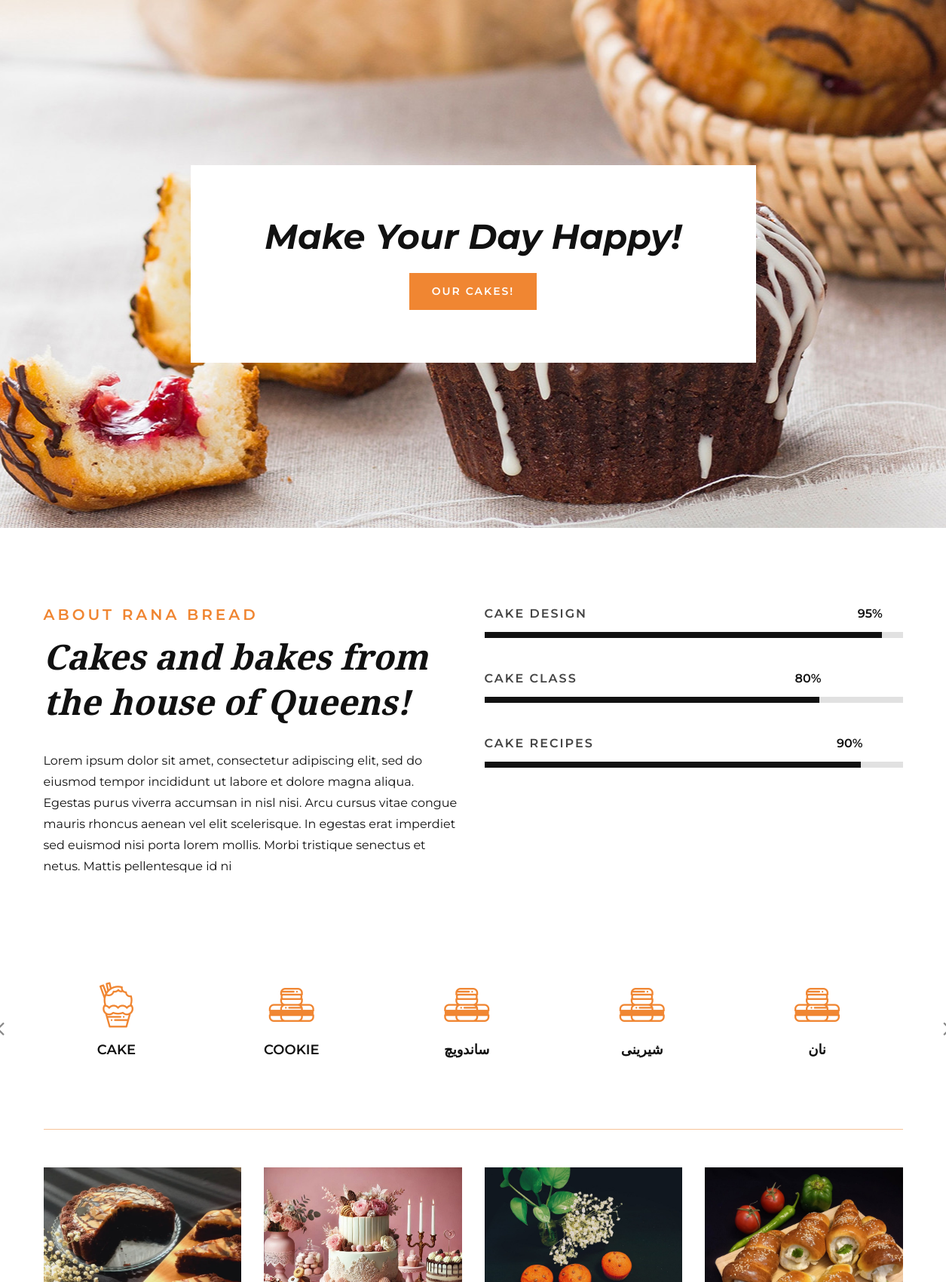
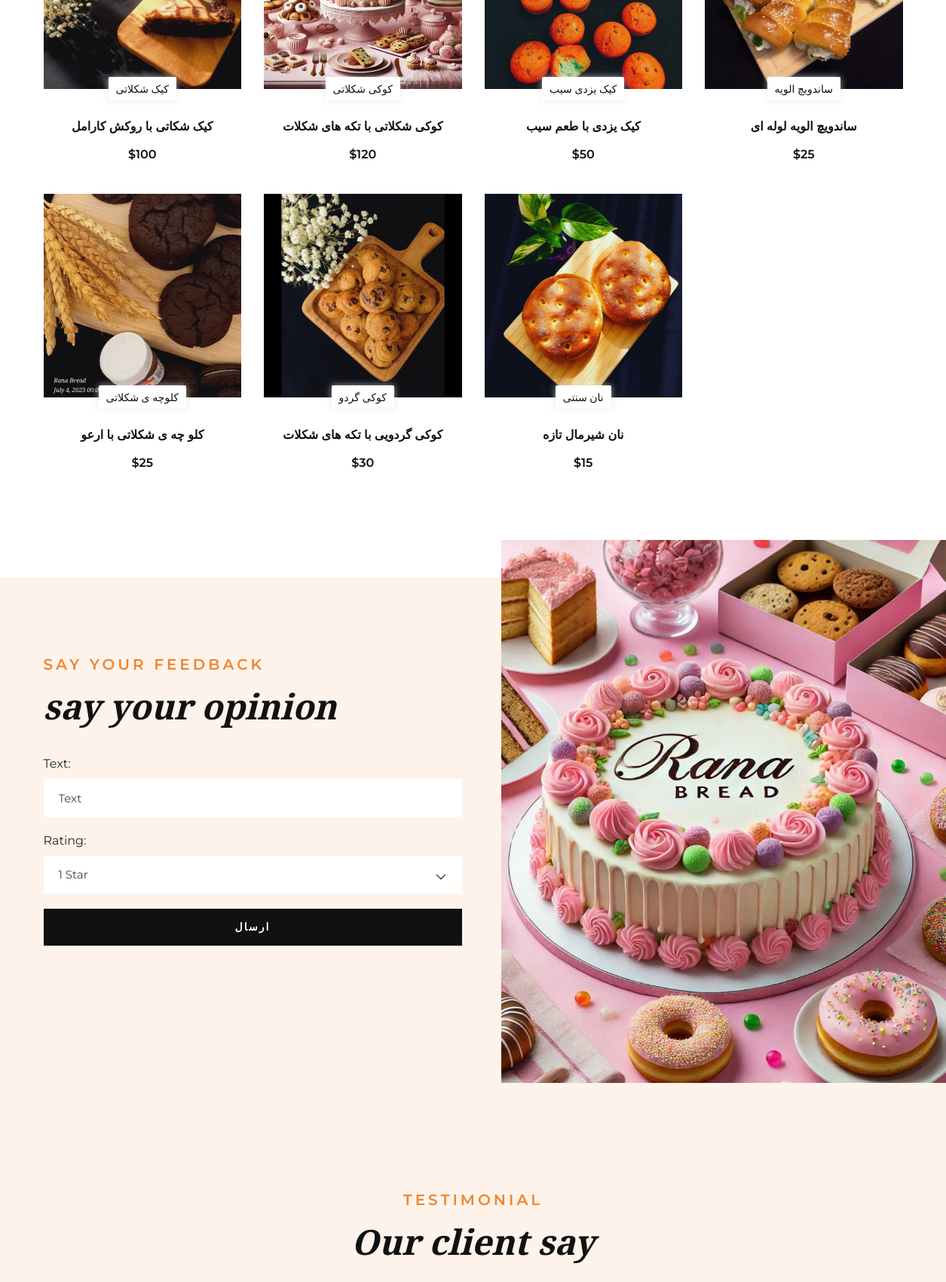
The page / (upper part) on the database its author committed (2 pictures, top to bottom).
### site_module/models.py (models this page shows, shortened)
class site_slider(models.Model):
    text = models.TextField(verbose_name='متن پیام')
    url = models.URLField(verbose_name='آدرس')
    url_title = models.CharField(max_length=100, verbose_name='عنوان URL')
    image = models.ImageField(upload_to='images/slider', verbose_name='عکس اسلایدر')
    is_active = models.BooleanField(default=True, verbose_name='فعال / غیر فعال')
    class Meta:
        verbose_name = 'site banner'
        verbose_name_plural = "site banner's"

class site_settings(models.Model):
    name = models.CharField(max_length=100, verbose_name='نام سایت')
    site_url = models.CharField(max_length=400, verbose_name='دامنه ی سایت')
    about_text = models.TextField(verbose_name='درباره ی ما')
    address = models.TextField(verbose_name='آدرست سایت')
    phone_num = models.CharField(max_length=15, verbose_name='شماره ی تلفن')
    email = models.CharField(max_length=150, verbose_name='ایمیل')
    copy_right = models.TextField(verbose_name='کپی رایت')
    site_logo = models.ImageField(upload_to='images/site_setting', verbose_name='لوگوی سایت')
    is_main_setting = models.BooleanField(default=False, verbose_name='تنظیمات اصلی')
    work_hours = models.TextField(verbose_name='ساعات کاری')
    short_description = models.TextField(verbose_name='توضیحات کوتاه')
    class Meta:
        verbose_name = 'site setting'
        verbose_name_plural = "site Setting's"

### product_module/models.py (models this page shows, shortened)
class productCategory(models.Model):
    ICON_CHOICES = [('flaticon-029-cupcake-3', 'Cupcake 3'), ('flaticon-034-chocolate-roll', 'Chocolate Roll'),
                    ('flaticon-005-pancake', 'Pancake'), ('flaticon-030-cupcake-2', 'Cupcake 2'),
                    ('flaticon-006-macarons', 'Macarons'), ]
    parent = models.ForeignKey('productCategory', on_delete=models.CASCADE, verbose_name='دست بندی والد', null=True,
                               blank=True)
    title = models.CharField(max_length=100, verbose_name='عنوان درسته بندی', db_index=True)
    url = models.CharField(max_length=100, verbose_name='عنوان در url', db_index=True)
    is_active = models.BooleanField(default=False, verbose_name='فعال')
    is_deleted = models.BooleanField(default=False, verbose_name='حذف')
    icon = models.CharField(max_length=50, choices=ICON_CHOICES, default='flaticon-006-macarons', verbose_name='آیکون', null=True, blank=True)
    class Meta:
        verbose_name = 'products_category'
        verbose_name_plural = 'products_categorise'

class Product(models.Model):
    category = models.ManyToManyField(productCategory, verbose_name='دیته بندی')
    title = models.CharField(max_length=100, verbose_name='عنوان محصول', db_index=True)
    url_title = models.CharField(max_length=100, verbose_name='عنوان در url', db_index=True)
    price = models.IntegerField(verbose_name='قیمت محصول')
    image = models.ImageField(upload_to='images/products', verbose_name='تصویر اصلی')
    short_description = models.TextField(verbose_name='توضحات کوتاه محصول')
    description = models.TextField(verbose_name='توضیحات محصول')
    is_active = models.BooleanField(default=False, verbose_name='فعال')
    slug = models.SlugField(default="", db_index=True, unique=True, null=False, blank=True, max_length=400,
                            allow_unicode=True, verbose_name='slug')
    is_deleted = models.BooleanField(default=False, verbose_name='حذف')
    number = models.IntegerField(verbose_name='حداقل مقدار خرید', default=1, blank=True, null=True)
    class Meta:
        verbose_name = 'product'
        verbose_name_plural = "product's"

### home_module/views.py (the view)
# urls.py: path('', views.HomeView.as_view(), name='home'),
class HomeView(TemplateView):
    template_name = 'home_module/index.html'
    def get_context_data(self, **kwargs):
        context = super(HomeView, self).get_context_data(**kwargs)
        context['settings']= site_settings.objects.filter(is_main_setting=True).first()
        context['sliders'] = site_slider.objects.filter(is_active=True)
        context['feedbacks'] = feedback_Model.objects.filter(satisfied=True).all().order_by('-created_date')
        context['form'] = feedbackForm()
        context['gallery'] = Gallery_Model.objects.filter(is_active=True).first()
        context['products'] = Product.objects.filter(is_active=True, is_deleted=False).annotate(visit_count=Count('productvisit')).order_by('-visit_count')[:8]
        context['categories'] = productCategory.objects.filter(is_active=True).all()
        return context

### home_module/forms.py
class feedbackForm(forms.Form):
    text = forms.CharField(widget=forms.TextInput(attrs={'class': 'checkout__input', 'placeholder': 'Text'}))
    rating = forms.ChoiceField(choices=[(i, f'{i} Star') for i in range(1, 6)],
                               widget=forms.Select(attrs={'class': 'checkout__input', 'placeholder': 'Rating'}))

### polls/templatetags/custom_filters.py (called while the page is built)
@register.filter
def custom_range(value):
    return range(value)

### home_module/templates/home_module/index.html (shortened to what this page needs)
{% extends 'shared/layout.html' %}
{% load thumbnail %}
{% load custom_filters %}
{% block content %}
    <section class="hero">
        <div class="hero__slider owl-carousel">
            {% for slider in sliders %}
                <div class="hero__item set-bg" data-setbg="{{ slider.image.url }}">
                    <div class="container">
                        <div class="row d-flex justify-content-center">
                            <div class="col-lg-8">
                                <div class="hero__text">
                                    <h2>{{ slider.text }}</h2>
                                    <a href="{{ slider.url }}" class="primary-btn">{{ slider.url_title }}</a>
                                </div>
                            </div>
                        </div>
                    </div>
                </div>
            {% endfor %}
        </div>
    </section>
    <section class="about spad">
        <div class="container">
            <div class="row">
                <div class="col-lg-6 col-md-6">
                    <div class="about__text">
                        <div class="section-title">
                            <span>About {{ settings.name }}</span>
                            <h2>{{ settings.short_description }}</h2>
                        </div>
                        <p>{{ settings.about_text }}</p>
                    </div>
                </div>
                <div class="col-lg-6 col-md-6">
                    <div class="about__bar">
                        <div class="about__bar__item">
                            <p>Cake design</p>
                            <div id="bar1" class="barfiller">
                                <div class="tipWrap"><span class="tip"></span></div>
                                <span class="fill" data-percentage="95"></span>
                            </div>
                        </div>
                        <div class="about__bar__item">
                            <p>Cake Class</p>
                            <div id="bar2" class="barfiller">
                                <div class="tipWrap"><span class="tip"></span></div>
                                <span class="fill" data-percentage="80"></span>
                            </div>
                        </div>
                        <div class="about__bar__item">
                            <p>Cake Recipes</p>
                            <div id="bar3" class="barfiller">
                                <div class="tipWrap"><span class="tip"></span></div>
                                <span class="fill" data-percentage="90"></span>
                            </div>
                        </div>
                    </div>
                </div>
            </div>
        </div>
    </section>
    <div class="categories">
        <div class="container">
            <div class="row">
                <div class="categories__slider owl-carousel">
                    {% for category in categories %}
                        <div class="categories__item">
                            <div class="categories__item__icon">
                                <span class="{{ category.icon }}"></span>
                                <a href="{% url 'product-list' %}?category={{ category.url }}">
                                    <h5>{{ category.title }}</h5>
                                </a>
                            </div>
                        </div>
                    {% endfor %}
                </div>
            </div>
        </div>
    </div>
    <section class="product spad">
        <div class="container">
            <div class="row">
                {% for product in products %}
                    <div class="col-lg-3 col-md-6 col-sm-6">
                        <div class="product__item">
                            <div class="product__item__pic set-bg" data-setbg="{{ product.image.url }}">
                                <div class="product__label">
                                    <span>{{ product.title }}</span>
                                </div>
                            </div>
                            <div class="product__item__text">
                                <h6><a href="#">{{ product.short_description }}</a></h6>
                                <div class="product__item__price">${{ product.price }}</div>
                            </div>
                        </div>
                    </div>
                {% endfor %}
            </div>
        </div>
    </section>
    <section class="class spad">
        <div class="container">
            <div class="row">
                <div class="col-lg-6">
                    <div class="class__form">
                        <div class="section-title">
                            <span>say your feedback</span>
                            <h2>say your opinion<br/></h2>
                        </div>
                        <div id="feedback-container">
                            <form id="feedbackForm" method="post" action="{% url 'submit_feedback_form' %}">
                                {{ form.text.label_tag }}
                                {{ form.text }}
                                {{ form.rating.label_tag }}
                                <button type="submit" class="site-btn">ارسال</button>
                            </form>
                        </div>
                    </div>
                </div>
            </div>
            <div class="class__video set-bg" data-setbg="/static/img/cakeAI2.png">
            </div>
        </div>
    </section>
    <div id="form_input_home">
    <section class="testimonial spad">
        <div class="container">
            <div class="row">
                <div class="col-lg-12 text-center">
                    <div class="section-title">
                        <span>Testimonial</span>
                        <h2>Our client say</h2>
                    </div>
                </div>
            </div>
        </div>
    </section>
    </div>
{% endblock %}

### static/css/barfiller.css (style rules this page uses)
.barfiller { width:100%; height:12px; background:#fcfcfc; border:1px solid #ccc; position:relative; margin-bottom:20px; box-shadow: inset 1px 4px 9px -6px rgba(0,0,0,.5); -moz-box-shadow: inset 1px 4px 9px -6px rgba(0,0,0,.5); }
.barfiller .fill { display:block; position:relative; width:0px; height:100%; background:#333; z-index:1; }
.barfiller .tipWrap { display:none; }
.barfiller .tip { margin-top:-30px; padding:2px 4px; font-size:11px; color:#fff; left:0px; position:absolute; z-index:2; background: #333; }
.barfiller .tip:after { border:solid; border-color:rgba(0,0,0,.8) transparent; border-width:6px 6px 0 6px; content:""; display:block; position:absolute; left:9px; top:100%; z-index:9 }

### rows shown on the page
site_slider: text "Make Your Day Happy!", url_title "OUR CAKES!"
site_settings: name "RANA BREAD", short_description "Cakes and bakes from the house of Queens!", about_text "Lorem ipsum dolor sit amet, consectetur adipiscing elit, sed do eiusmod tempor incididunt ut labore et dolore magna aliqua. Egestas purus viverra accumsan in nisl nisi. Arcu cursus vitae congue mauris rhoncus aenean vel elit scelerisque. In egestas erat imperdiet sed euismod nisi porta lorem mollis. Morbi tristique senectus et netus. Mattis pellentesque id ni"
productCategory: title "CAKE"
productCategory: title "COOKIE"
productCategory: title "ساندویچ"
productCategory: title "شیرینی"
productCategory: title "نان"
Product: shows a picture, title "کیک شکلاتی", short_description "کیک شکاتی با روکش کارامل", price "100"
Product: shows a picture, title "کوکی شکلاتی", short_description "کوکی شکلاتی با تکه های شکلات", price "120"
Product: shows a picture, title "کیک یزدی سیب", short_description "کیک یزدی با طعم سیب", price "50"
Product: shows a picture, title "ساندویچ الویه", short_description "ساندویچ الویه لوله ای", price "25"
Product: shows a picture, title "کلوچه ی شکلاتی", short_description "کلو چه ی شکلاتی با ارعو", price "25"
Product: shows a picture, title "کوکی گردو", short_description "کوکی گردویی با تکه های شکلات", price "30"
Product: shows a picture, title "نان سنتی", short_description "نان شیرمال تازه", price "15"
